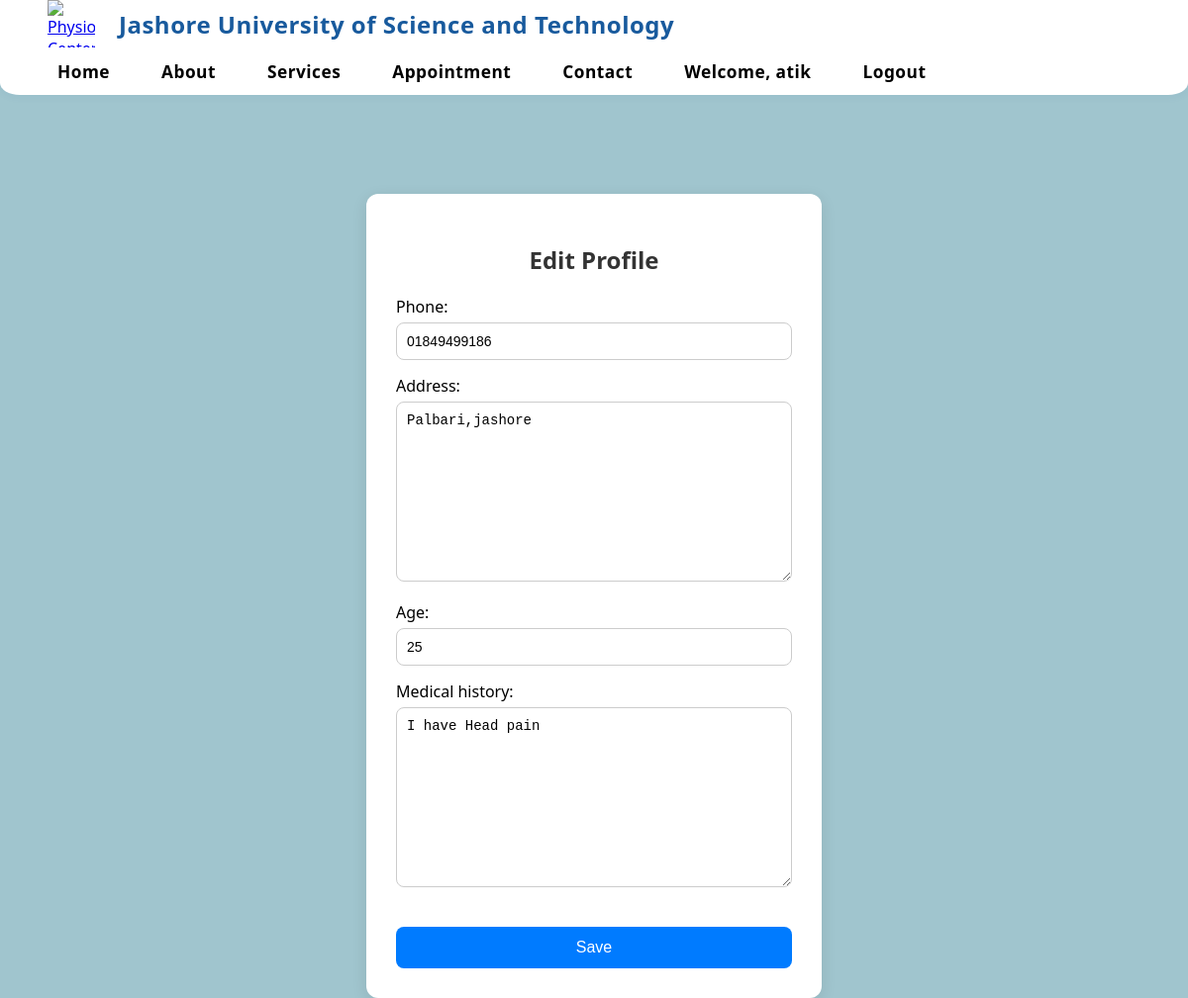
Screenshot of /profile/edit/ (signed in) with the database file from the repository.
### main_app/models.py (models this page shows, shortened)
class User(AbstractUser):
    full_name = models.CharField(max_length=150)
    phone = models.CharField(max_length=15)
    nid = models.CharField(max_length=20)
    age = models.IntegerField(blank=True, null=True)
    gender = models.CharField(max_length=10)
    is_admin = models.BooleanField(default=False)

class Profile(models.Model):
    user = models.OneToOneField(User, on_delete=models.CASCADE)
    phone = models.CharField(max_length=15, blank=True, null=True)
    address = models.TextField(blank=True, null=True)
    age = models.IntegerField(blank=True, null=True)
    medical_history = models.TextField(blank=True, null=True)
    doctor_opinion = models.TextField(blank=True, null=True)

### main_app/views.py (the view)
# urls.py: path('profile/edit/', views.edit_profile, name='edit_profile'),
@login_required
def edit_profile(request):
    profile, created = Profile.objects.get_or_create(user=request.user)
    if request.method == "POST":
        form = ProfileForm(request.POST, request.FILES, instance=profile)
        if form.is_valid():
            form.save()
            return redirect('profile')
    else:
        form = ProfileForm(instance=profile)
    return render(request, 'edit_profile.html', {'form': form})

### main_app/forms.py
class ProfileForm(forms.ModelForm):
    class Meta:
        model = Profile
        fields = ['phone', 'address', 'age', 'medical_history']

### main_app/templates/edit_profile.html (shortened to what this page needs)
{% load static %}
<!DOCTYPE html>
<html lang="en">
  <head>
    <link rel="stylesheet" href="{% static 'css/edit_profile.css' %}" />
    <link rel="stylesheet" href="{% static 'css/index.css' %}" />
  </head>
  <body>
    {% include 'header.html' %}
    <div class="form-container">
      <h2>Edit Profile</h2>
      <form method="POST" enctype="multipart/form-data" id="profileForm">
        {{ form.as_p }}
        <button type="submit" class="btn">Save</button>
      </form>
    </div>
  </body>
</html>

### main_app/templates/header.html
{% load static %}
<link rel="stylesheet" href="{% static 'css/header.css' %}">
<div class="header">
  <div class="header-left">
    <a href="https://just.edu.bd/" target="_blank" rel="noopener">
      <img
        src="{% static 'image/logo.png' %}"
        alt="Physiotherapy Center Logo"
        class="logo"
      />
    </a>
    <a
      href="https://just.edu.bd/"
      target="_blank"
      rel="noopener"
      class="logo-text"
    >
      Jashore University of Science and Technology
    </a>
  </div>
  <nav class="nav">
    <ul class="nav-links">
      <li><a href="{% url 'home' %}">Home</a></li>
      <li><a href="{% url 'about' %}">About</a></li>
      <li><a href="{% url 'services' %}">Services</a></li>
      <li><a href="{% url 'appointment_page' %}">Appointment</a></li>
      <li><a href="{% url 'contact' %}">Contact</a></li>
      {% if user.is_authenticated %}
      <li><a href="{% url 'profile' %}">Welcome, {{ user.username }}</a></li>
      <li><a href="{% url 'logout' %}">Logout</a></li>
      {% else %}
      <li><a href="{% url 'login' %}">Login</a></li>
      {% endif %}
    </ul>
  </nav>
</div>

### main_app/static/css/edit_profile.css (style rules this page uses)
body { margin: 0; padding: 0; font-family: "Segoe UI", Arial, sans-serif; background: #f4f6f9; display: flex; justify-content: center; align-items: center; min-height: 100vh; }
.form-container { background: #fff; padding: 30px; margin-top: 100px; border-radius: 12px; box-shadow: 0 4px 15px rgba(0, 0, 0, 0.1); width: 400px; }
h2 { text-align: center; margin-bottom: 20px; color: #333; }
form p { margin: 15px 0; }
input, textarea, select { width: 100%; padding: 10px; border-radius: 8px; border: 1px solid #ccc; font-size: 14px; margin-top: 5px; box-sizing: border-box; }
.btn { width: 100%; padding: 12px; margin-top: 20px; background: #007bff; border: none; border-radius: 8px; color: white; font-size: 16px; cursor: pointer; transition: background 0.3s ease; }

### main_app/static/css/index.css (style rules this page uses)
body { background-color: #a0c5ce; font-family: system-ui, -apple-system, "Segoe UI", Tahoma, Geneva, Verdana, sans-serif; margin: 0; font-family: 'Poppins', 'Segoe UI', Arial, sans-serif; display: flex; flex-direction: column; }
.header { width: 100%; margin: 0 auto; background: #fff; padding: 0 48px; box-shadow: 0 2px 8px rgba(24, 90, 157, 0.06); display: flex; align-items: center; justify-content: space-between; box-sizing: border-box; position: sticky; top: 0; z-index: 1000; min-height: 80px; border-bottom-left-radius: 20px 12px; border-bottom-right-radius: 20px 12px; }
.header-left { display: flex; align-items: center; gap: 16px; }
.logo { display: block; height: 48px; width: 48px; object-fit: contain; margin-right: 8px; }
.logo-text { font-family: 'Poppins', 'Segoe UI', Arial, sans-serif; font-size: 1.5rem; font-weight: 700; color: #185a9d; letter-spacing: 0.5px; margin-left: 0; white-space: nowrap; text-decoration: none; }
.nav-links { list-style: none; display: flex; gap: 32px; margin: 0; padding: 0; background: none; border-radius: 0; box-shadow: none; align-items: center; min-height: 48px; justify-content: flex-end; }
.nav-links li a { text-decoration: none; color: #000; font-weight: 600; font-size: 1.08rem; letter-spacing: 0.5px; padding: 8px 10px; border-radius: 6px; transition: background 0.2s, color 0.2s, box-shadow 0.2s; display: inline-block; }

### main_app/static/css/header.css (style rules this page uses)
.header { width: 100%; margin: 0 auto; background: #fff; padding: 0 48px; box-shadow: 0 2px 8px rgba(24, 90, 157, 0.06); display: flex; align-items: center; justify-content: space-between; box-sizing: border-box; position: sticky; top: 0; z-index: 1000; min-height: 80px; border-bottom-left-radius: 20px 12px; border-bottom-right-radius: 20px 12px; }
.header-left { display: flex; align-items: center; gap: 16px; }
.logo { display: block; height: 48px; width: 48px; object-fit: contain; margin-right: 8px; }
.nav-links { list-style: none; display: flex; gap: 32px; margin: 0; padding: 0; background: none; border-radius: 0; box-shadow: none; align-items: center; justify-content: flex-end; flex-wrap: wrap; }
.nav-links li a { text-decoration: none; color: #000; font-weight: 600; font-size: 1.08rem; letter-spacing: 0.5px; padding: 8px 10px; border-radius: 6px; transition: background 0.2s, color 0.2s, box-shadow 0.2s; display: inline-block; }
.header { display: flex; align-items: center; justify-content: space-between; flex-wrap: wrap; }

### rows the page displays
User: username "atik"
Profile: phone "01849499186", address "Palbari,jashore", age "25", medical_history "I have Head pain"
